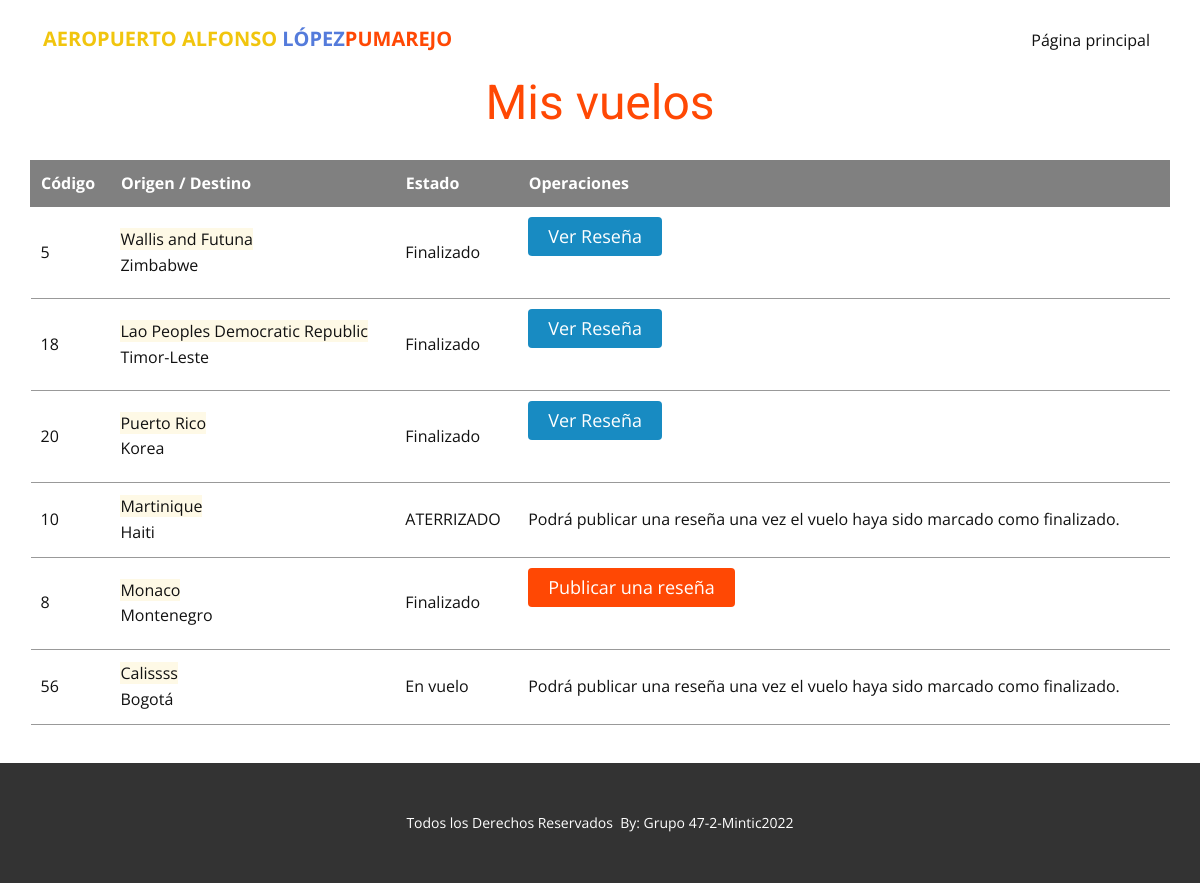
Page /misvuelos (signed in) on the earlier database version.
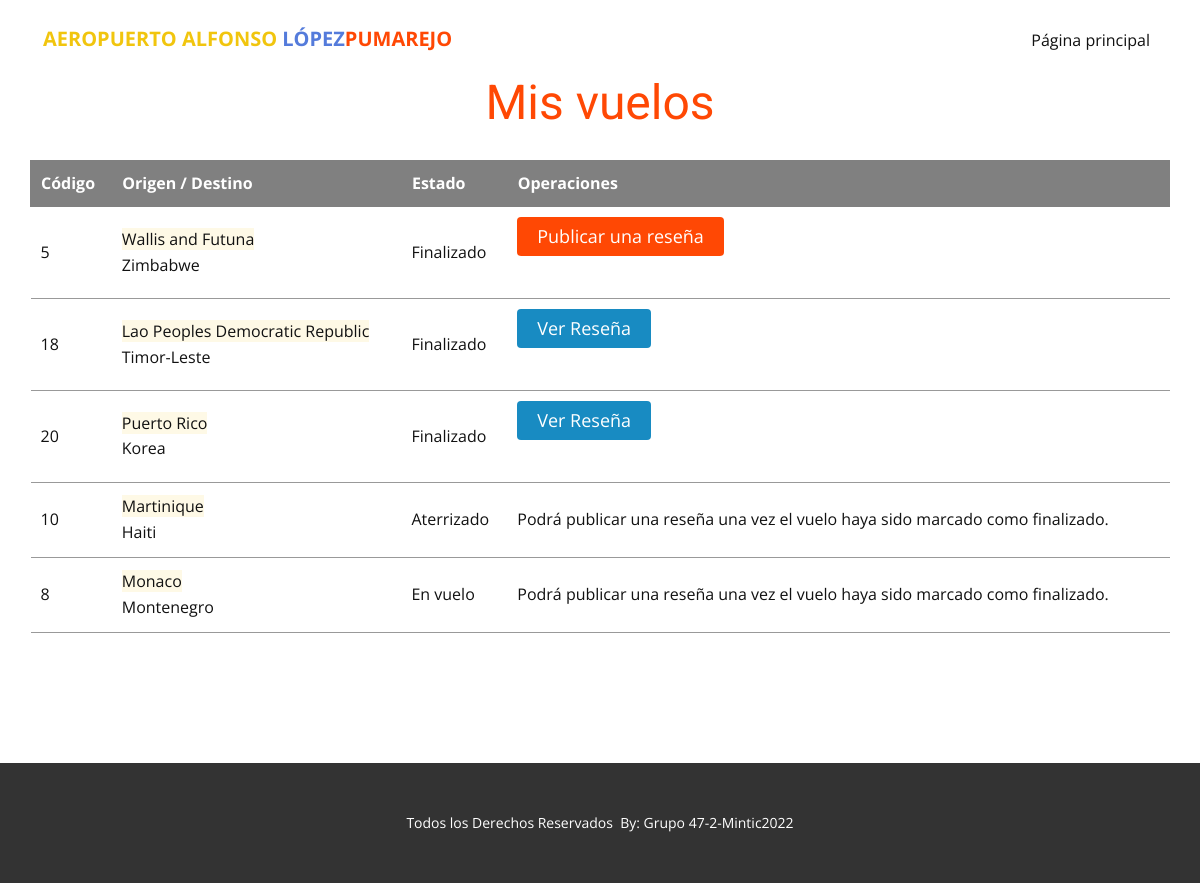
Same page on the later database version.
### tables this page shows
CREATE TABLE Review (idReview INTEGER PRIMARY KEY AUTOINCREMENT UNIQUE NOT NULL, idVuelo int REFERENCES Vuelo (idVuelo) ON DELETE CASCADE ON UPDATE CASCADE, comment varchar (200), puntuacion int (1), idUser int REFERENCES Usuario (idUser) ON DELETE CASCADE ON UPDATE CASCADE NOT NULL, fechaReview timestamp);

CREATE TABLE Vuelo (idVuelo INTEGER PRIMARY KEY AUTOINCREMENT UNIQUE NOT NULL, estadoVuelo varchar (20) DEFAULT INACTIVO, origenVuelo varchar (50), destinoVuelo varchar (50), capacidad int, avion varchar (40), fechaVuelo timestamp, horaVuelo timestamp, idPiloto INT REFERENCES Usuario (idUser) ON DELETE SET NULL ON UPDATE SET NULL, idcoPiloto INT REFERENCES Usuario (idUser) ON DELETE SET NULL ON UPDATE SET NULL);

### main.py (the view, shortened to what this page needs)
@app.route("/misvuelos", methods=["GET", "POST"])
def misvuelos():
   if 'idUser' in session:
      vuelo = Vuelo()
      vuelos = vuelo.buscarVuelos("reservas","","",session['idUser'],"")
      form = frmPublicarReview()
      return render_template("reservas.html", vuelos = vuelos, form=form)
   else:
      flash('No tiene permisos para acceder a está página.')
      return redirect(url_for('paginaprincipal'))

### clases.py (called while the page is built)
def dict_factory(cursor, row):
    d = {}
    for idx, col in enumerate(cursor.description):
        d[col[0]] = row[idx]
    return d

    def sql_connection(self):
        try:
            con=sqlite3.connect('database/database.db')
            con.row_factory = dict_factory
            return con
        except Error:
            print(Error)

### templates/reservas.html (shortened to what this page needs)
<!DOCTYPE html>
<html style="font-size: 16px;">
  <head>
    <link rel="stylesheet" href="../static/nicepage.css" media="screen">
<link rel="stylesheet" href="../static/gestion-vuelos.css" media="screen">
<link rel="stylesheet" href="../static/core.css" media="screen">
  </head>
  <body class="u-body"><header class="u-clearfix u-header u-header" id="sec-d507"><div class="u-clearfix u-sheet u-sheet-1">
        <nav class="u-menu u-menu-dropdown u-offcanvas u-menu-1">
          <div class="u-custom-menu u-nav-container">
            <ul class="u-nav u-unstyled u-nav-1"><li class="u-nav-item"><a class="u-button-style u-nav-link u-text-active-palette-1-base u-text-hover-palette-2-base" href="../" style="padding: 10px 20px;">Página principal</a>
</li></ul>
          </div>
        </nav>
        <p class="u-text u-text-default u-text-1">
          <font color="#f1c50e">AEROPUERTO ALFONSO </font>
          <span class="u-text-palette-2-base">LÓPEZ</span>
          <span class="u-text-palette-1-base">PUMAREJO</span>
        </p>
      </div></header>
    <section class="u-clearfix u-section-1" id="sec-9944">
      <div class="u-clearfix u-sheet u-sheet-1">
        <h1 class="u-align-center u-text u-text-default u-text-1">Mis vuelos</h1>
        <div class="u-expanded-width u-table u-table-responsive u-table-1">
          <table class="u-table-entity">
            <thead class="u-grey-50 u-table-header u-table-header-1">
              <tr style="height: 41px;">
                <th class="u-border-1 u-border-grey-50 u-table-cell">Código</th>
                <th class="u-border-1 u-border-grey-50 u-table-cell">Origen / Destino</th>
                <th class="u-border-1 u-border-grey-50 u-table-cell">Estado</th>
                <th class="u-border-1 u-border-grey-50 u-table-cell">Operaciones</th>
              </tr>
            </thead>
            <tbody class="u-table-body">
              {%for v in vuelos %}
              <tr style="height: 75px;">
                <td class="u-border-1 u-border-grey-40 u-border-no-left u-border-no-right u-table-cell">{{v.idVuelo}}</td>
                <td class="u-border-1 u-border-grey-40 u-border-no-left u-border-no-right u-table-cell"><span class="origen">{{v.origenVuelo}}</span><br> <span class="destino">{{v.destinoVuelo}}</span></td>
                <td class="u-border-1 u-border-grey-40 u-border-no-left u-border-no-right u-table-cell">{{v.estadoVuelo}}</td>
                  <td class="u-border-1 u-border-grey-40 u-border-no-left u-border-no-right u-table-cell u-table-cell-12">
                {% if v.estadoVuelo =="Finalizado" %}
                    {% if v.review > 0 %}
                        <label for="spoiler{{v.idVuelo}}" style="background: #188bc2;" >Ver Reseña</label>
                    {% else %}
                        <label for="spoiler{{v.idVuelo}}" >Publicar una reseña</label>
                    {% endif %}
                {% elif v.estadoVuelo == "Inicializado" or v.estadoVuelo == "Inactivo" %}
                    <a class="u-btn u-button-style u-hover-palette-1-dark-1 u-palette-1-base u-btn-2" href="cancelar-reserva/{{ v.idVuelo }}">Cancelar reserva</a>
                {% else %}
                    Podrá publicar una reseña una vez el vuelo haya sido marcado como finalizado.
                {% endif %}
                  </td>
              </tr>
              {%endfor%}
            </tbody>
          </table>
        </div>
      </div>
    </section>
    <footer class="u-align-center u-clearfix u-footer u-grey-80 u-footer" id="sec-7e24"><div class="u-clearfix u-sheet u-sheet-1">
        <p class="u-small-text u-text u-text-variant u-text-1"> Todos los Derechos Reservados&nbsp;
By: Grupo 47-2-Mintic2022</p>
      </div></footer>
</body>
</html>

### static/gestion-vuelos.css (style rules this page uses)
.u-section-1 .u-sheet-1 { min-height: 686px; }
.u-section-1 .u-text-1 { margin: 0 auto; }
.u-section-1 .u-table-1 { margin-top: 14px; margin-bottom: 0; }
.u-section-1 .u-table-header-1 { font-weight: 700; background-image: none; }
.u-section-1 .u-table-cell-12 { margin-bottom: 0; }

### static/core.css (style rules this page uses)
input[id^="spoiler"] + label { display: inline-block; margin: 0 auto; padding: 5px 20px; background: #ff4804; color: #fff; text-align: center; font-size: 18px; border-radius: 4px; cursor: pointer; transition: all .6s; }
span.origen { background: #fef9e6; }

Differences in the rows shown:
removed Review: idVuelo "5", origenVuelo "Wallis and Futuna", destinoVuelo "Zimbabwe", estadoVuelo "Finalizado"
no longer on this page (row edited): Vuelo: idVuelo "56", origenVuelo "Calissss", destinoVuelo "Bogotá", estadoVuelo "En vuelo", shows "Podrá publicar una reseña una vez el vuelo haya sido marcado como finalizado."
now on this page (row unchanged): Vuelo: idVuelo "5", origenVuelo "Wallis and Futuna", destinoVuelo "Zimbabwe", estadoVuelo "Finalizado"
changed Vuelo "Martinique": estadoVuelo "ATERRIZADO" → "Aterrizado"
changed Vuelo "Monaco": estadoVuelo "Finalizado" → "En vuelo"; estadoVuelo "Publicar una reseña" → "Podrá publicar una reseña una vez el vuelo haya sido marcado como finalizado."
